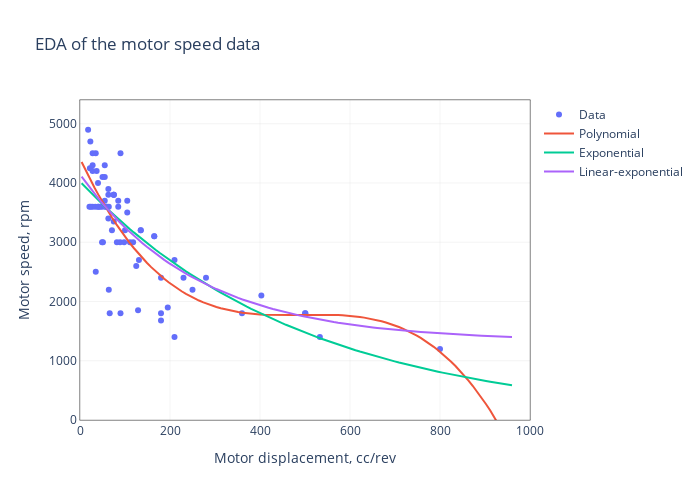

Notebook cell for this chart:
### Code cell
machine_type = 'motor'
data_type= 'speed'
df = pd.read_csv('data.csv', index_col='#')
data=df[df['type']==f'{machine_type.capitalize()}'].sample(frac=1)
x=data['displacement'].values
y=data[data_type].values
x_train, x_test, y_train, y_test = train_test_split(x, y, test_size=0.2,random_state=np.random.RandomState(seed=np.random.randint(1000)),shuffle=True)
poly_reg = PolynomialFeatures(degree=3)
x_poly = poly_reg.fit_transform(x_train.reshape((x_train.size, 1)))
poly_reg.fit(x_poly, y_train)
lin_reg = LinearRegression()
lin_reg.fit(x_poly, y_train)

cSpeedMotors_two_params, _ = curve_fit(regModel, x_train, y_train, guess_two_params)
cSpeedMotors_three_params, _ = curve_fit(regModel, x_train, y_train, guess_three_params)
x_cont=np.linspace(.2*np.amin(x_train),1.2*np.amax(x_train),num=100)
fig = go.Figure()
fig.add_scatter(x=x_train, y=y_train, mode='markers',name='Data')
fig.add_scatter(x=x_cont,y=lin_reg.predict(poly_reg.fit_transform(x_cont.reshape(x_cont.size,1))),
mode='lines',name='Polynomial')
fig.add_scatter(x=x_cont, y=regModel(x_cont,*cSpeedPumps_two_params), mode='lines',name='Exponential')
fig.add_scatter(x=x_cont, y=regModel(x_cont,*cSpeedPumps_three_params), mode='lines',name='Linear-exponential')
fig.update_layout(
    title=f'EDA of the {machine_type} {data_type} data',
    width=700,
    height=500,
    xaxis=dict(
        title=f'{machine_type.capitalize()} displacement, cc/rev',
        showline=True,
        linecolor='black',
        mirror=True,
        showgrid=True,
        gridcolor='LightGray',
        gridwidth=0.25,
        linewidth=0.5,
        range=[0, round(1.2 * max(x_train), -2)]
    ),
    yaxis=dict(
        title=f'{machine_type.capitalize()} {data_type}, rpm' if data_type == 'speed' else f'{machine_type.capitalize()} {data_type}, kg',
        showline=True,
        linecolor='black',
        mirror=True,
        showgrid=True,
        gridcolor='LightGray',
        gridwidth=0.25,
        linewidth=0.5,
        range=[0, round(1.1 * max(y_train), -2)]
    ),
    plot_bgcolor='rgba(255,255,255,1)',
    paper_bgcolor='rgba(255,255,255,0)',
    showlegend=True,
)
fig.show()
